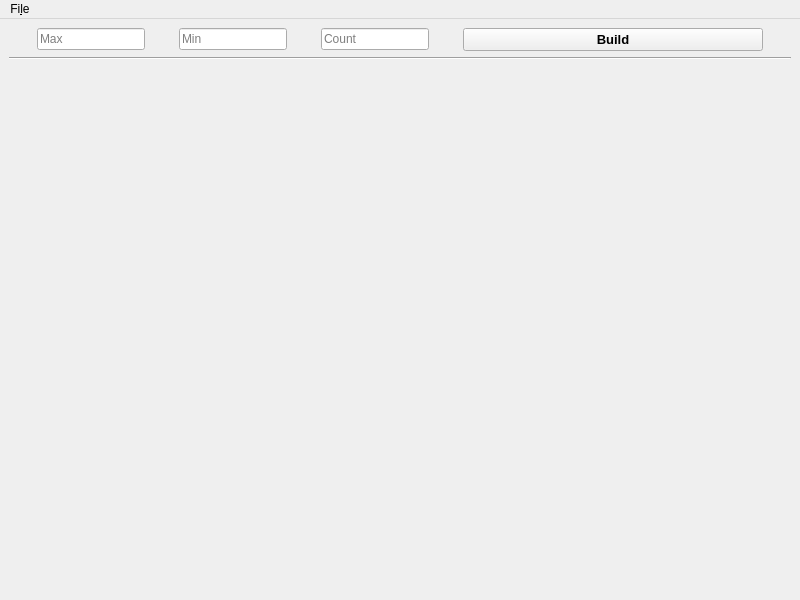
<?xml version="1.0" encoding="UTF-8"?>
<ui version="4.0">
 <class>MplMainWindow</class>
 <widget class="QMainWindow" name="MplMainWindow">
  <property name="geometry">
   <rect>
    <x>0</x>
    <y>0</y>
    <width>800</width>
    <height>600</height>
   </rect>
  </property>
  <property name="windowTitle">
   <string>MainWindow</string>
  </property>
  <widget class="QWidget" name="centralwidget">
   <layout class="QVBoxLayout" name="verticalLayout">
    <item>
     <layout class="QHBoxLayout" name="mplhorizontalLayout">
      <item>
       <widget class="QLineEdit" name="lineEdit_max">
        <property name="sizePolicy">
         <sizepolicy hsizetype="Fixed" vsizetype="Fixed">
          <horstretch>0</horstretch>
          <verstretch>0</verstretch>
         </sizepolicy>
        </property>
        <property name="placeholderText">
         <string>Max</string>
        </property>
       </widget>
      </item>
      <item>
       <widget class="QLineEdit" name="lineEdit_min">
        <property name="sizePolicy">
         <sizepolicy hsizetype="Fixed" vsizetype="Fixed">
          <horstretch>0</horstretch>
          <verstretch>0</verstretch>
         </sizepolicy>
        </property>
        <property name="placeholderText">
         <string>Min</string>
        </property>
       </widget>
      </item>
      <item>
       <widget class="QLineEdit" name="lineEdit_count">
        <property name="sizePolicy">
         <sizepolicy hsizetype="Fixed" vsizetype="Fixed">
          <horstretch>0</horstretch>
          <verstretch>0</verstretch>
         </sizepolicy>
        </property>
        <property name="inputMask">
         <string/>
        </property>
        <property name="placeholderText">
         <string>Count</string>
        </property>
       </widget>
      </item>
      <item>
       <widget class="QPushButton" name="button_build">
        <property name="sizePolicy">
         <sizepolicy hsizetype="Fixed" vsizetype="Fixed">
          <horstretch>0</horstretch>
          <verstretch>0</verstretch>
         </sizepolicy>
        </property>
        <property name="maximumSize">
         <size>
          <width>300</width>
          <height>16777215</height>
         </size>
        </property>
        <property name="sizeIncrement">
         <size>
          <width>0</width>
          <height>0</height>
         </size>
        </property>
        <property name="baseSize">
         <size>
          <width>0</width>
          <height>0</height>
         </size>
        </property>
        <property name="font">
         <font>
          <pointsize>10</pointsize>
          <weight>75</weight>
          <italic>false</italic>
          <bold>true</bold>
          <underline>false</underline>
          <strikeout>false</strikeout>
          <kerning>true</kerning>
         </font>
        </property>
        <property name="autoFillBackground">
         <bool>false</bool>
        </property>
        <property name="styleSheet">
         <string notr="true"/>
        </property>
        <property name="text">
         <string>Build</string>
        </property>
       </widget>
      </item>
     </layout>
    </item>
    <item>
     <widget class="Line" name="line">
      <property name="sizePolicy">
       <sizepolicy hsizetype="Expanding" vsizetype="Fixed">
        <horstretch>0</horstretch>
        <verstretch>0</verstretch>
       </sizepolicy>
      </property>
      <property name="orientation">
       <enum>Qt::Horizontal</enum>
      </property>
     </widget>
    </item>
    <item>
     <widget class="MplWidget" name="mpl" native="true">
      <property name="sizePolicy">
       <sizepolicy hsizetype="Expanding" vsizetype="Expanding">
        <horstretch>0</horstretch>
        <verstretch>0</verstretch>
       </sizepolicy>
      </property>
     </widget>
    </item>
   </layout>
  </widget>
  <widget class="QMenuBar" name="mplmenuBar">
   <property name="geometry">
    <rect>
     <x>0</x>
     <y>0</y>
     <width>800</width>
     <height>30</height>
    </rect>
   </property>
   <widget class="QMenu" name="mplmenuFile">
    <property name="title">
     <string>Fi&amp;le</string>
    </property>
    <addaction name="mplactionOpen"/>
    <addaction name="mplactionQuit"/>
   </widget>
   <addaction name="mplmenuFile"/>
  </widget>
  <action name="mplactionOpen">
   <property name="text">
    <string>&amp;Open</string>
   </property>
  </action>
  <action name="mplactionQuit">
   <property name="text">
    <string>&amp;Quit</string>
   </property>
  </action>
 </widget>
 <customwidgets>
  <customwidget>
   <class>MplWidget</class>
   <extends>QWidget</extends>
   <header>mplwidget</header>
   <container>1</container>
  </customwidget>
 </customwidgets>
 <resources/>
 <connections/>
</ui>
